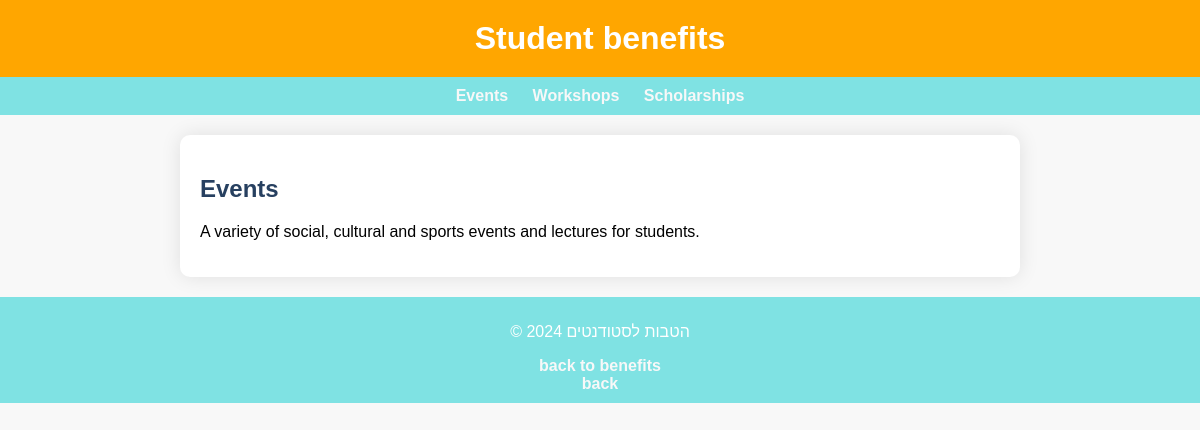
/blog/Events/, run on an earlier commit of the app's database.
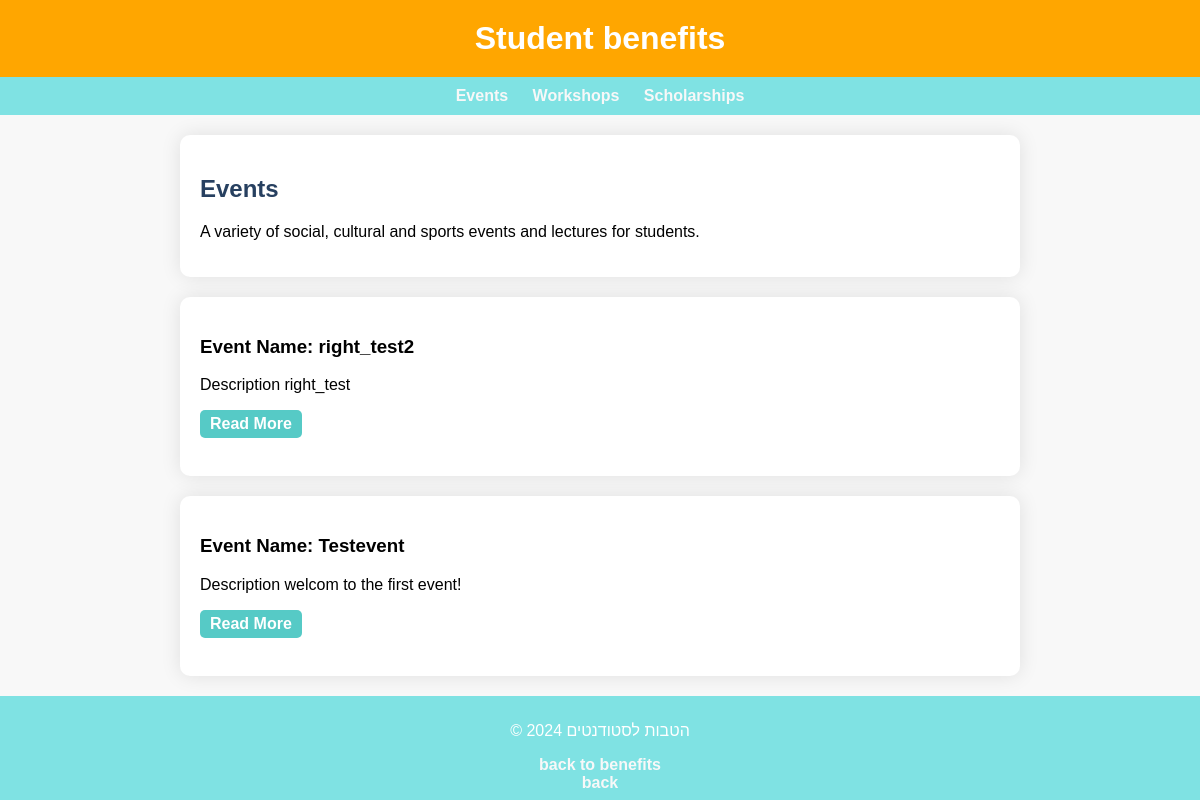
And on a later commit of the database.
### blog/models.py (models this page shows, shortened)
class Post(models.Model):
    title = models.CharField(max_length=200, unique=True) #unique is an valiation to check if max length is not greater.
    slug = models.SlugField(max_length=200, unique=True,null=True)#checks that it gets only string,chars,numbers, DELETE!
    author = models.ForeignKey(get_user_model(), on_delete=models.CASCADE,null=True)
    isanonymous = models.BooleanField(default=False)#giving the option to make a anonymous sumbit
    Topic_choice = models.CharField(max_length=100,choices=Topic_choice,null=True)
    benefits_rights_choices = models.CharField(max_length=100,choices=rights_benefits_choice,null=True)
    benefits_choices = models.CharField(max_length=100,choices=benefits_choice,null=True)#for benefits page.
    reserve_choices = models.CharField(max_length=100,choices=reserve_choices,null=True)
    content = models.TextField()
    created_on = models.DateTimeField(auto_now_add=True)
    author_url  = models.URLField(blank=True, null=True)
    isright = models.BooleanField(default=False)#rights posts.
    isbenefits = models.BooleanField(default=False)#for events posts
    isreserve = models.BooleanField(default=False)#for reserve(soilders_posts)posts
    header_image = models.FileField(null=True,blank =True,upload_to="images/",validators=[validate_file_extension,sizefile])#images.
    department_choices = models.CharField(max_length = 200, choices = department_choice,default = 'tech')
    class Meta:
        ordering = ['-created_on']#See when the blog was posted.

### blog/views.py (the view)
# urls.py: path('Events/',views.allevents,name='Events'),
def allevents(request):
    post_list = Post.objects.filter(isbenefits=True)  # Change the condition as needed
    context = {
        'post_list': post_list,
    }
    return render(request, 'Events.html', context)

### blog/templates/Events.html (shortened to what this page needs)
<!DOCTYPE html>
<html lang="en">
<head>
    {%load static%}
    <link rel="stylesheet" href="{% static 'Events.css' %}">
</head>
<body>
    <header>
        <h1>Student benefits</h1>
    </header>
    <nav>
        <ul>
            <li><a href="{% url 'Events' %}">Events</a></li>
            <li><a href="{% url 'Workshops' %}">Workshops</a></li>
            <li><a href="{% url 'Scholarships' %}">Scholarships</a></li>
        </ul>
    </nav>
    <section id="info">
        <h2>Events</h2>
        <p>A variety of social, cultural and sports events and lectures for students.</p>
    </section>
    {% for post in post_list %}
                {% if post.benefits_choices.strip == "Events" %}
                  <section id="Event">
                        <h3>Event Name: {{ post.title }}</h3>
                        <p>Description {{ post.content }}</p>
                        <a href="{% if post.slug %}{% url 'post_detail' post.slug %}{% endif %}" class="button-registration">Read More</a>
                        <br><br>
                      {% endif %}
                 </section>
        {%endfor%}
    <footer>
        <p>&copy; 2024 הטבות לסטודנטים</p>
        <a href="{% url 'studentbenefits' %}" class="back-button">back to benefits</a>
        <br>
        {% if request.user.editor %}
            <li><a href="{% url 'homepage_editor' %}" class="link">Home</a></li>
    {% else %}
        {% if user.is_superuser %}
          <li><a href="{% url 'homepage_admin' %}" class="link">Home</a></li>
        {% else %}
            <a href="{% url 'homepage' %}" class="back-button">back</a>
        {% endif %}
    {% endif %}
    </footer>
</body>
</html>

### blog/static/Events.css (style rules this page uses)
body { font-family: 'Arial', sans-serif; margin: 0; padding: 0; background-color: #f8f8f8; }
header { background-color: #ffa600; color: #fff; text-align: center; padding: 20px 0; }
h1 { margin: 0; }
nav { background-color: #7fe2e3; color: #fff; padding: 10px 0; }
ul { list-style: none; margin: 0; padding: 0; text-align: center; }
li { display: inline-block; margin: 0 10px; }
a { color: #f8f8f8; text-decoration: none; font-weight: bold; }
section { max-width: 800px; margin: 20px auto; padding: 20px; background-color: #fff; border-radius: 10px; box-shadow: 0 0 20px rgba(0, 0, 0, 0.1); }
h2 { color: #274060; }
footer { background-color: #7fe2e3; color: #fff; text-align: center; padding: 10px 0; }
a.button-registration { display: inline-block; padding: 5px 10px; background-color: #56cac6; color: white; text-decoration: none; border-radius: 5px; transition: background-color 0.3s; }

What changed in the data, as far as the page shows it:
added Post: title "right_test2", content "right_test"
added Post: title "Testevent", content "welcom to the first event!"
